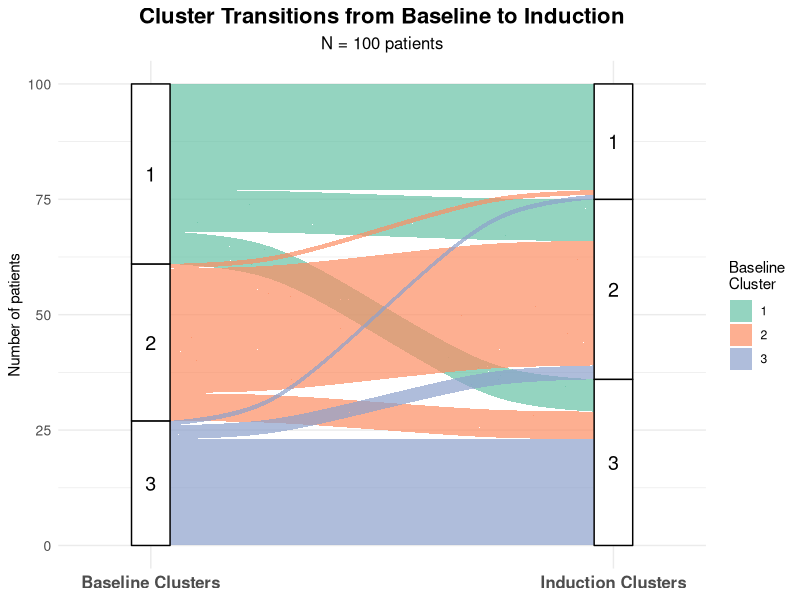
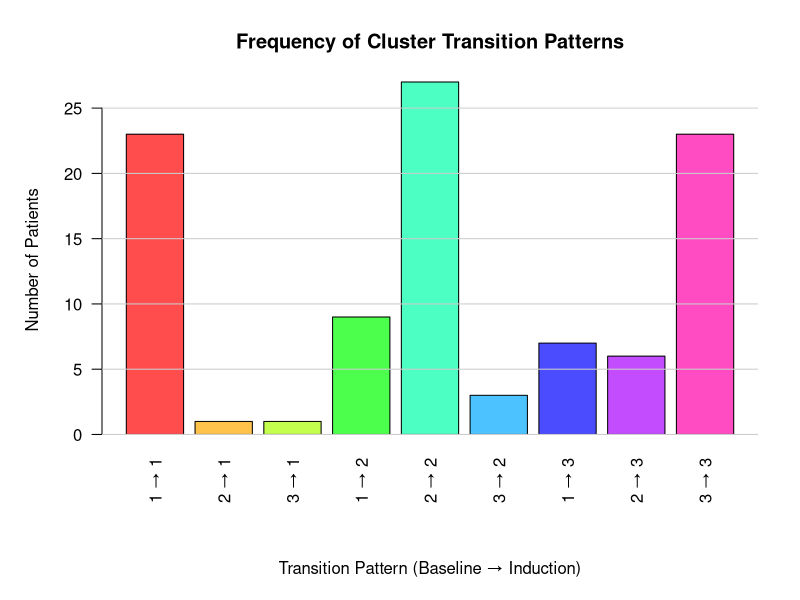

Here is the R script that generated these plots, in order:
#!/usr/bin/env Rscript
# ============================================================================
# Alluvial Diagram Example using ggplot2 and ggalluvial
# ============================================================================
# This script demonstrates how to create alluvial diagrams showing
# cluster transition patterns from baseline to induction
# ============================================================================

cat("Creating Alluvial Diagram Example...\n\n")

# Load required library
if(!require("ggplot2", quietly = TRUE)) {
  cat("ERROR: ggplot2 is required. Install with: install.packages('ggplot2')\n")
  quit(status = 1)
}

# Try to load ggalluvial, provide alternative if not available
has_ggalluvial <- require("ggalluvial", quietly = TRUE)

if(!has_ggalluvial) {
  cat("NOTE: ggalluvial package not found.\n")
  cat("For best results, install with: install.packages('ggalluvial')\n")
  cat("Creating alternative visualization...\n\n")
}

# Create or load demo data
if(file.exists("output/cluster_data.csv")) {
  data <- read.csv("output/cluster_data.csv")
  cat("Loaded existing cluster data\n")
} else {
  # Create demo data
  set.seed(123)
  n <- 100
  data <- data.frame(
    ID = 1:n,
    cluster_base = sample(1:3, n, replace = TRUE, prob = c(0.4, 0.35, 0.25)),
    cluster_induc = sample(1:3, n, replace = TRUE, prob = c(0.3, 0.4, 0.3))
  )
  # Add correlation
  for(i in 1:n) {
    if(runif(1) < 0.6) {
      data$cluster_induc[i] <- data$cluster_base[i]
    }
  }
  if(!dir.exists("output")) dir.create("output")
  write.csv(data, "output/cluster_data.csv", row.names = FALSE)
  cat("Created new demo cluster data\n")
}

# Create transition summary
data$base_factor <- as.factor(data$cluster_base)
data$induc_factor <- as.factor(data$cluster_induc)

transition_summary <- as.data.frame(table(
  Base = data$base_factor,
  Induc = data$induc_factor
))
names(transition_summary) <- c("Base", "Induc", "Freq")
transition_summary <- transition_summary[transition_summary$Freq > 0, ]

cat("\nTransition Summary:\n")
print(transition_summary)

# Calculate percentages
transition_summary$Percentage <- round(
  transition_summary$Freq / sum(transition_summary$Freq) * 100, 1
)

cat("\nTop Transition Patterns:\n")
top_patterns <- transition_summary[order(-transition_summary$Freq), ][1:min(5, nrow(transition_summary)), ]
print(top_patterns)

# Create visualization
if(has_ggalluvial) {
  cat("\n✓ Creating alluvial diagram with ggalluvial...\n")
  
  library(ggalluvial)
  
  # Create alluvial plot
  p <- ggplot(data,
              aes(axis1 = base_factor, axis2 = induc_factor)) +
    geom_alluvium(aes(fill = base_factor), width = 1/12, alpha = 0.7) +
    geom_stratum(width = 1/12, fill = "white", color = "black") +
    geom_text(stat = "stratum", aes(label = after_stat(stratum)), size = 5) +
    scale_x_discrete(limits = c("base_factor", "induc_factor"),
                     labels = c("Baseline Clusters", "Induction Clusters"),
                     expand = c(0.15, 0.05)) +
    scale_fill_brewer(palette = "Set2", name = "Baseline\nCluster") +
    labs(title = "Cluster Transitions from Baseline to Induction",
         subtitle = paste0("N = ", nrow(data), " patients"),
         y = "Number of patients") +
    theme_minimal() +
    theme(
      plot.title = element_text(size = 16, face = "bold", hjust = 0.5),
      plot.subtitle = element_text(size = 12, hjust = 0.5),
      axis.text.x = element_text(size = 12, face = "bold"),
      axis.text.y = element_text(size = 10),
      legend.position = "right"
    )
  
  # Save plot
  ggsave("output/alluvial_diagram.png", plot = p, width = 10, height = 7, dpi = 300)
  cat("✓ Saved: output/alluvial_diagram.png\n")
  
} else {
  cat("\n✓ Creating alternative transition plot...\n")
  
  # Create a simple transition diagram using base R graphics
  png("output/transition_diagram.png", width = 1000, height = 700, res = 100)
  
  par(mar = c(5, 5, 4, 2) + 0.1)
  
  # Create a matrix for transitions
  trans_matrix <- table(data$cluster_base, data$cluster_induc)
  
  # Create a heatmap-style visualization
  image(1:ncol(trans_matrix), 1:nrow(trans_matrix), t(trans_matrix),
        col = colorRampPalette(c("white", "lightblue", "darkblue"))(20),
        xlab = "Induction Cluster", ylab = "Baseline Cluster",
        main = "Cluster Transitions from Baseline to Induction\n(Darker = More Patients)",
        axes = FALSE)
  
  axis(1, at = 1:ncol(trans_matrix), labels = colnames(trans_matrix))
  axis(2, at = 1:nrow(trans_matrix), labels = rownames(trans_matrix), las = 1)
  
  # Add text with counts
  for(i in 1:nrow(trans_matrix)) {
    for(j in 1:ncol(trans_matrix)) {
      if(trans_matrix[i, j] > 0) {
        text(j, i, trans_matrix[i, j], cex = 1.5, font = 2)
      }
    }
  }
  
  # Add grid
  abline(h = 0.5:(nrow(trans_matrix) + 0.5), col = "gray80", lwd = 0.5)
  abline(v = 0.5:(ncol(trans_matrix) + 0.5), col = "gray80", lwd = 0.5)
  
  dev.off()
  
  cat("✓ Saved: output/transition_diagram.png\n")
  cat("\nNOTE: For best visualization, install ggalluvial package:\n")
  cat("  install.packages('ggalluvial')\n")
}

# Create a bar plot showing pattern frequencies
png("output/pattern_frequency.png", width = 1000, height = 600, res = 100)

par(mar = c(8, 5, 4, 2) + 0.1)

transition_summary$Pattern <- paste0(transition_summary$Base, " → ", transition_summary$Induc)
barplot(transition_summary$Freq,
        names.arg = transition_summary$Pattern,
        las = 2,
        col = rainbow(nrow(transition_summary), alpha = 0.7),
        main = "Frequency of Cluster Transition Patterns",
        ylab = "Number of Patients",
        xlab = "")
mtext("Transition Pattern (Baseline → Induction)", side = 1, line = 6)
grid(nx = NA, ny = NULL, col = "gray80", lty = 1)

dev.off()

cat("✓ Saved: output/pattern_frequency.png\n")

# Save summary statistics
cat("\n=== Transition Statistics ===\n")
cat(sprintf("Total patients: %d\n", nrow(data)))
cat(sprintf("Stable (same cluster): %d (%.1f%%)\n",
            sum(data$cluster_base == data$cluster_induc),
            sum(data$cluster_base == data$cluster_induc) / nrow(data) * 100))
cat(sprintf("Changed cluster: %d (%.1f%%)\n",
            sum(data$cluster_base != data$cluster_induc),
            sum(data$cluster_base != data$cluster_induc) / nrow(data) * 100))

# Save all summaries to file
sink("output/transition_summary.txt")
cat("=== CLUSTER TRANSITION ANALYSIS ===\n\n")
cat(sprintf("Analysis Date: %s\n\n", Sys.Date()))

cat("Overall Statistics:\n")
cat(sprintf("  Total patients: %d\n", nrow(data)))
cat(sprintf("  Stable patients: %d (%.1f%%)\n",
            sum(data$cluster_base == data$cluster_induc),
            sum(data$cluster_base == data$cluster_induc) / nrow(data) * 100))
cat(sprintf("  Changed clusters: %d (%.1f%%)\n\n",
            sum(data$cluster_base != data$cluster_induc),
            sum(data$cluster_base != data$cluster_induc) / nrow(data) * 100))

cat("Transition Patterns:\n")
print(transition_summary[order(-transition_summary$Freq), ])

cat("\n\nTransition Matrix:\n")
print(table(Base = data$cluster_base, Induction = data$cluster_induc))

sink()

cat("\n✓ Saved: output/transition_summary.txt\n")

cat("\n=== Analysis Complete ===\n")
cat("Output files created in 'output/' directory:\n")
cat("  - cluster_data.csv: Raw cluster assignments\n")
cat("  - transition_summary.txt: Statistical summary\n")
cat("  - pattern_frequency.png: Bar plot of patterns\n")
if(has_ggalluvial) {
  cat("  - alluvial_diagram.png: Alluvial flow diagram\n")
} else {
  cat("  - transition_diagram.png: Transition heatmap\n")
}
cat("\n")
